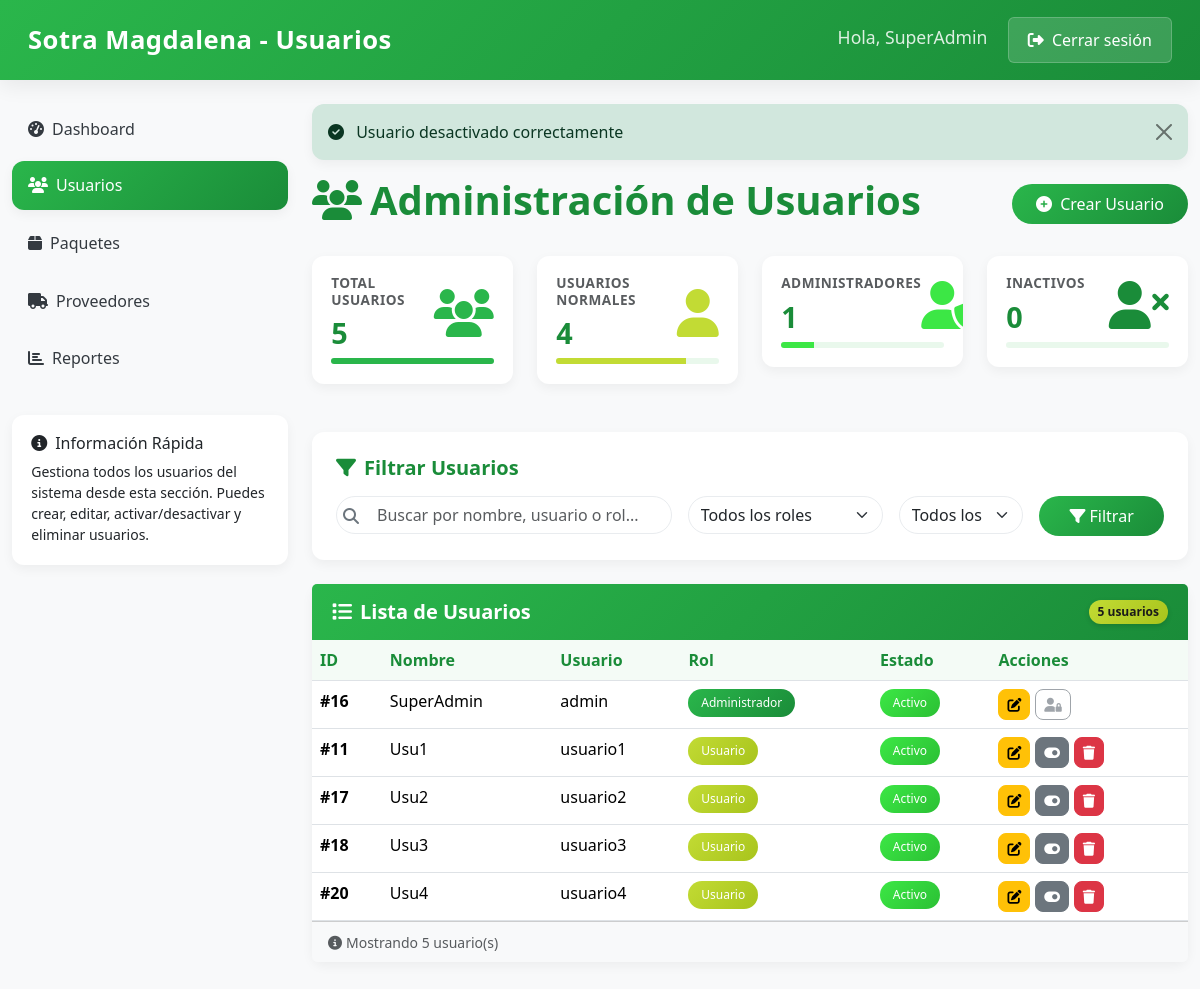
The app's page /pages/usuarios/usuarios.php?id=11&cambiar_estado=0 (signed in) with its own data.
### tables this page shows
CREATE TABLE `usuarios` (
  `id` int(11) NOT NULL,
  `nombre` varchar(100) NOT NULL,
  `username` varchar(50) NOT NULL,
  `password` varchar(255) NOT NULL,
  `rol` enum('usuario','administrador') NOT NULL DEFAULT 'usuario',
  `estado` tinyint(1) DEFAULT 1
);

### pages/usuarios/usuarios.php (the view, shortened to what this page needs)
<?php
include("conexion.php");
if (isset($_GET['cambiar_estado'])) {
    $id = intval($_GET['id']);
    $nuevo_estado = intval($_GET['cambiar_estado']);
    $sql = "UPDATE usuarios SET estado = $nuevo_estado WHERE id = $id";
    if ($conn->query($sql)) {
        $mensaje = $nuevo_estado ? "Usuario activado correctamente" : "Usuario desactivado correctamente";
        $tipo_mensaje = "success";
    } else {
        $mensaje = "Error al cambiar estado: " . $conn->error;
        $tipo_mensaje = "danger";
    }
}
$filtro = "";
$where = "";
$sql = "SELECT * FROM usuarios $where ORDER BY nombre ASC";
$result = $conn->query($sql);
$total_usuarios = $result->num_rows;
$stats_sql = "SELECT
    COUNT(*) as total,
    SUM(estado = 1) as activos,
    SUM(estado = 0) as inactivos,
    SUM(rol = 'administrador') as admins,
    SUM(rol = 'usuario') as usuarios
    FROM usuarios";
$stats_result = $conn->query($stats_sql);
$stats = $stats_result->fetch_assoc();
?>
<!DOCTYPE html>
<html lang="es">
<head>
  <link rel="stylesheet" href="https://cdn.jsdelivr.net/npm/bootstrap@5.3.2/dist/css/bootstrap.min.css">
  <link rel="stylesheet" href="https://cdnjs.cloudflare.com/ajax/libs/font-awesome/6.5.0/css/all.min.css">
  <link rel="stylesheet" href="https://cdn.jsdelivr.net/npm/bootstrap-icons@1.11.1/font/bootstrap-icons.css">
  <link rel="stylesheet" href="../../css/pages/usuarios/styleUsuarios.css">
</head>
<body>
<nav class="navbar navbar-dark">
  <div class="container-fluid">
    <a class="navbar-brand" href="#">
      Sotra Magdalena - Usuarios
    </a>
    <div>
      <span class="navbar-text me-3">Hola, <?php echo $_SESSION['nombre'] ?? 'Administrador'; ?></span>
      <a href="/Sotramagdalena/login/logout.php" class="btn btn-light">
        <i class="fas fa-sign-out-alt me-1"></i> Cerrar sesión
      </a>
    </div>
  </div>
</nav>
<div class="container-fluid mt-4">
  <div class="row">
    <div class="col-md-3">
      <div class="list-group">
        <a href="/Sotramagdalena/pages/dashboardAdmin.php" class="list-group-item list-group-item-action">
          <i class="fas fa-tachometer-alt me-2"></i>Dashboard
        </a>
        <a href="/Sotramagdalena/pages/usuarios/usuarios.php" class="list-group-item list-group-item-action active">
          <i class="fas fa-users me-2"></i>Usuarios
        </a>
        <a href="/Sotramagdalena/pages/paquetes/precios.php" class="list-group-item list-group-item-action">
          <i class="fas fa-box me-2"></i>Paquetes
        </a>
        <a href="/Sotramagdalena/pages/proveedores/proveedores.php" class="list-group-item list-group-item-action">
          <i class="fas fa-truck me-2"></i>Proveedores
        </a>
        <a href="/Sotramagdalena/pages/reportes/reportes.php" class="list-group-item list-group-item-action">
          <i class="fas fa-chart-bar me-2"></i>Reportes
        </a>
      </div>
      <div class="card mt-4">
        <div class="card-body">
          <h6 class="card-title"><i class="fas fa-info-circle me-2"></i>Información Rápida</h6>
          <p class="card-text small">
            Gestiona todos los usuarios del sistema desde esta sección. Puedes crear, editar, activar/desactivar y eliminar usuarios.
          </p>
        </div>
      </div>
    </div>
    <div class="col-md-9">
      <?php if (isset($mensaje)): ?>
      <div class="alert alert-<?php echo $tipo_mensaje; ?> alert-dismissible fade show" role="alert">
        <i class="fas <?php echo $tipo_mensaje == 'success' ? 'fa-check-circle' : 'fa-exclamation-triangle'; ?> me-2"></i>
        <?php echo $mensaje; ?>
        <button type="button" class="btn-close" data-bs-dismiss="alert" aria-label="Close"></button>
      </div>
      <?php endif; ?>
      <div class="d-flex justify-content-between align-items-center mb-4">
        <h1 class="text-primary">
          <i class="fas fa-users me-2"></i>Administración de Usuarios
        </h1>
        <a href="crearUsu.php" class="btn btn-primary">
          <i class="fas fa-plus-circle me-1"></i> Crear Usuario
        </a>
      </div>
      <div class="row mb-4">
        <div class="col-md-3 col-6 mb-4">
          <div class="card stats-card">
            <div class="card-body">
              <div class="d-flex justify-content-between align-items-center">
                <div>
                  <h6 class="card-title text-muted">Total Usuarios</h6>
                  <h3 class="card-text"><?php echo $stats['total']; ?></h3>
                </div>
                <div class="display-5 opacity-20" style="color: var(--primary-color);">
                  <i class="fas fa-users"></i>
                </div>
              </div>
              <div class="progress mt-2">
                <div class="progress-bar" role="progressbar"
                     style="width: 100%; background-color: var(--primary-color);"
                     aria-valuenow="<?php echo $stats['total']; ?>"
                     aria-valuemin="0"
                     aria-valuemax="<?php echo $stats['total']; ?>"></div>
              </div>
            </div>
          </div>
        </div>
        <div class="col-md-3 col-6 mb-4">
          <div class="card stats-card">
            <div class="card-body">
              <div class="d-flex justify-content-between align-items-center">
                <div>
                  <h6 class="card-title text-muted">Usuarios Normales</h6>
                  <h3 class="card-text"><?php echo $stats['usuarios']; ?></h3>
                </div>
                <div class="display-5 opacity-30" style="color: var(--secondary-color);">
                  <i class="fas fa-user"></i>
                </div>
              </div>
              <div class="progress mt-2">
                <div class="progress-bar" role="progressbar"
                     style="width: <?php echo $stats['total'] > 0 ? ($stats['usuarios'] / $stats['total']) * 100 : 0; ?>%; background-color: var(--secondary-color);"
                     aria-valuenow="<?php echo $stats['usuarios']; ?>"
                     aria-valuemin="0" aria-valuemax="<?php echo $stats['total']; ?>"></div>
              </div>
            </div>
          </div>
        </div>
        <div class="col-md-3 col-6 mb-4">
          <div class="card stats-card">
            <div class="card-body">
              <div class="d-flex justify-content-between align-items-center">
                <div>
                  <h6 class="card-title text-muted">Administradores</h6>
                  <h3 class="card-text"><?php echo $stats['admins']; ?></h3>
                </div>
                <div class="display-5 opacity-30" style="color: var(--accent-color);">
                  <i class="fas fa-user-shield"></i>
                </div>
              </div>
              <div class="progress mt-2">
                <div class="progress-bar" role="progressbar"
                     style="width: <?php echo $stats['total'] > 0 ? ($stats['admins'] / $stats['total']) * 100 : 0; ?>%; background-color: var(--accent-color);"
                     aria-valuenow="<?php echo $stats['admins']; ?>"
                     aria-valuemin="0" aria-valuemax="<?php echo $stats['total']; ?>"></div>
              </div>
            </div>
          </div>
        </div>
        <div class="col-md-3 col-6 mb-4">
          <div class="card stats-card">
            <div class="card-body">
              <div class="d-flex justify-content-between align-items-center">
                <div>
                  <h6 class="card-title text-muted">Inactivos</h6>
                  <h3 class="card-text"><?php echo $stats['inactivos']; ?></h3>
                </div>
                <div class="display-5 opacity-30" style="color: var(--primary-dark);">
                  <i class="fas fa-user-times"></i>
                </div>
              </div>
              <div class="progress mt-2">
              </div>
            </div>
          </div>
        </div>
      </div>
      <div class="filter-section card-hover">
        <h5 class="mb-3"><i class="fas fa-filter me-2"></i>Filtrar Usuarios</h5>
        <form method="GET" class="row g-3">
          <div class="col-md-5 search-box">
            <i class="fas fa-search"></i>
            <input type="text" class="form-control" name="buscar" placeholder="Buscar por nombre, usuario o rol..." value="<?php echo htmlspecialchars($filtro); ?>">
          </div>
          <div class="col-md-3">
            <select class="form-select" name="rol">
              <option value="todos">Todos los roles</option>
            </select>
          </div>
          <div class="col-md-2">
            <select class="form-select" name="estado">
              <option value="todos">Todos los estados</option>
            </select>
          </div>
          <div class="col-md-2">
            <button type="submit" class="btn btn-primary w-100">
              <i class="fas fa-filter me-1"></i>Filtrar
            </button>
          </div>
        </form>
      </div>
      <div class="card card-hover">
        <div class="card-header card-header-custom d-flex justify-content-between align-items-center">
  <h5 class="mb-0"><i class="fas fa-list me-2"></i>Lista de Usuarios</h5>
  <span class="badge badge-custom"><?php echo $total_usuarios; ?> usuarios</span>
</div>
        <div class="card-body p-0">
          <?php if ($total_usuarios > 0): ?>
          <div class="table-responsive">
            <table class="table table-hover mb-0">
              <thead>
                <tr>
                  <th>ID</th>
                  <th>Nombre</th>
                  <th>Usuario</th>
                  <th>Rol</th>
                  <th>Estado</th>
                  <th>Acciones</th>
                </tr>
              </thead>
              <tbody>
                <?php while($row = $result->fetch_assoc()): ?>
                <tr>
                  <td><strong>#<?php echo $row['id']; ?></strong></td>
                  <td><?php echo htmlspecialchars($row['nombre']); ?></td>
                  <td><?php echo htmlspecialchars($row['username']); ?></td>
                  <td>
                    <span class="badge <?php echo $row['rol'] == 'administrador' ? 'badge-admin' : 'badge-user'; ?>">
                      <?php echo ucfirst($row['rol']); ?>
                    </span>
                  </td>
                  <td>
                    <span class="badge <?php echo $row['estado'] ? 'badge-active' : 'badge-inactive'; ?>">
                      <?php echo $row['estado'] ? "Activo" : "Inactivo"; ?>
                    </span>
                  </td>
                  <td>
                    <div class="d-flex">
                      <a href="editarUsu.php?id=<?php echo $row['id']; ?>" class="btn btn-warning btn-sm action-btn" title="Editar">
                        <i class="fas fa-edit"></i>
                      </a>
                      <?php if ($row['id'] != $_SESSION['id']): ?>
                      <a href="?id=<?php echo $row['id']; ?>&cambiar_estado=<?php echo $row['estado'] ? 0 : 1; ?>"
                         class="btn btn-<?php echo $row['estado'] ? 'secondary' : 'success'; ?> btn-sm action-btn"
                         title="<?php echo $row['estado'] ? 'Desactivar' : 'Activar'; ?>">
                        <i class="fas fa-<?php echo $row['estado'] ? 'toggle-on' : 'toggle-off'; ?>"></i>
                      </a>
                      <a href="eliminarUsu.php?id=<?php echo $row['id']; ?>"
                         class="btn btn-danger btn-sm action-btn"
                         onclick="return confirm('¿Estás seguro de que deseas eliminar permanentemente a <?php echo addslashes($row['nombre']); ?>?');"
                         title="Eliminar">
                        <i class="fas fa-trash"></i>
                      </a>
                      <?php else: ?>
                      <span class="btn btn-outline-secondary btn-sm action-btn disabled" title="No puedes modificar tu propio estado">
                        <i class="fas fa-user-lock"></i>
                      </span>
                      <?php endif; ?>
                    </div>
                  </td>
                </tr>
                <?php endwhile; ?>
              </tbody>
            </table>
          </div>
          <?php endif; ?>
        </div>
        <?php if ($total_usuarios > 0): ?>
        <div class="card-footer bg-light">
          <small class="text-muted">
            <i class="fas fa-info-circle me-1"></i>Mostrando <?php echo $total_usuarios; ?> usuario(s)
          </small>
        </div>
        <?php endif; ?>
      </div>
    </div>
  </div>
</div>
</body>
</html>

### records on screen
usuarios: id "16", nombre "SuperAdmin", username "admin", rol "Administrador", estado "Activo"
usuarios: id "11", nombre "Usu1", username "usuario1", rol "Usuario", estado "Activo"
usuarios: id "17", nombre "Usu2", username "usuario2", rol "Usuario", estado "Activo"
usuarios: id "18", nombre "Usu3", username "usuario3", rol "Usuario", estado "Activo"
usuarios: id "20", nombre "Usu4", username "usuario4", rol "Usuario", estado "Activo"

### other values on screen
$_SESSION['nombre'] "SuperAdmin"
$mensaje "Usuario desactivado correctamente"
$stats['total'] "5"
$stats['usuarios'] "4"
$stats['admins'] "1"
$stats['inactivos'] "0"
$total_usuarios "5"
